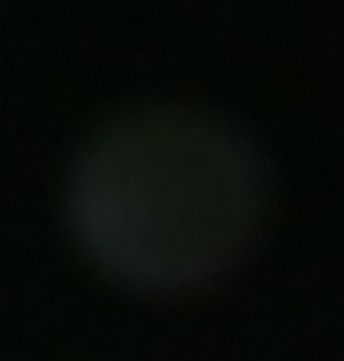
#> input picture Data/First_field_data/cropped/IMG_13028_2024-02-05_10-19-23.jpg, 344 x 361 px, found by its file name; its folder holds only this picture in this run
$ jupyter execute --allow-errors Center_detection.ipynb
#> lines starting #> are read from the running program, lines starting #| are printed output that depends on the picture; after the words box and inside, x2 and y2 are one past the last pixel; in counts of white or black regions, pixels touching at a corner belong together
[cell 1]
import cv2
import numpy as np
import matplotlib.pyplot as plt
import os
import csv

[cell 2]
def thresh_bw_image(img_path:str):
    """
    parameter:
    image(String) = path to image file (png, jpeg)

    return:
    bw_image(cv2.image_array/numpy_image_array)
    """
    image = cv2.imread(img_path, cv2.IMREAD_COLOR)
#> image is the input picture: shape (361, 344, 3); mean B, G, R 6.5, 10.7, 6.4
    img = image.copy()
    # img = cv2.medianBlur(img,5)
    img = cv2.GaussianBlur(img,(5, 5), 0)
    img_gray = cv2.cvtColor(img, cv2.COLOR_BGR2GRAY)
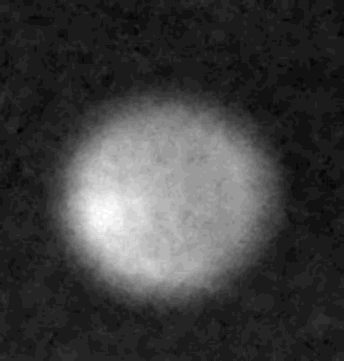
#> img_gray: shape (361, 344); min 2, max 30, mean 9; drawn with min black and max white

    _, bw_image = cv2.threshold(img_gray, int(img_gray.mean()), img_gray.max(), 0)
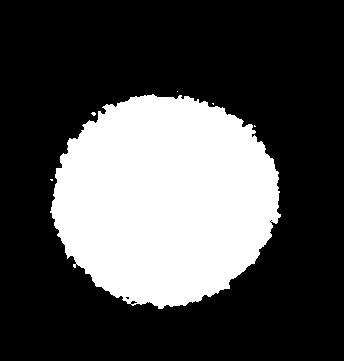
#> bw_image: shape (361, 344); values 0 (black) and 30 (white), 30.1% white; 6 white regions (5 under 20 px)
    return bw_image,img_gray

def save_csv(center_dict:dict,csv_path:str):
    """_summary_

    Parameters
    ----------
    center_dict : dict
        _description_
    imags_path : str
        _description_
    """
    with open(csv_path, 'w', newline='') as f:
        # Create a CSV writer object
        writer = csv.writer(f)
        for row in center_dict.items():
            writer.writerow(row)

[cell 3]
# [4 lines of commented-out code are left out]

[cell 4]
imags_path = "cropped/"
list_imgs_ = os.listdir(imags_path)
list_imgs = sorted(list_imgs_)
n = 77

#> (the rest of this cell did not finish here and is left out)

[cell 5]
list_imgs_= os.listdir(imags_path)
list_imgs = sorted(list_imgs_)
n = -4

#> (the rest of this cell did not finish here and is left out)

#> (a cell that did not finish here is left out)

#> (a cell that did not finish here is left out)

#> (a cell that did not finish here is left out)

[cell 9]
# # Fitting circles using Canny edge detection images as input
img_row = int(len(list_imgs)/5)
# [29 lines of commented-out code are left out]

[cell 10]
#print(img_row)

[cell 11]
# Bounding box using Black&White images as input
img_row = int(len(list_imgs)/5)
img_cols = 5
# Load image
n = 0
center_bb_dect = {}

#> (the rest of this cell did not finish here and is left out)

[cell 12]
# Fitting circles using Black&White images as input
img_row = int(len(list_imgs)/5)+1
img_cols = 5
# Load image
n = 0
center_fix_circle = {}
radius_fix_circle = np.ones((len(list_imgs),1))

f, axarr = plt.subplots(img_row,img_cols,figsize=(20, img_cols*15))

for i, ax in zip(range(len(list_imgs)),axarr.flat):
    bw_img, img_gray = thresh_bw_image(os.path.join(imags_path,list_imgs[n+i]))
    contours,_ = cv2.findContours(bw_img,cv2.RETR_TREE,cv2.CHAIN_APPROX_SIMPLE)
#> contours = 10 contours, 9 with area under 20; largest, box (x1, y1, x2, y2) and area: (50, 94, 281, 309) 37019

    areas = [cv2.contourArea(c) for c in contours]
#> areas = [1.5, 0.5, 8.5, 0.5, 37019, 18.5, 8.5, 2, 2, 0]
    sorted_areas = np.sort(areas)
#> sorted_areas = [0, 0.5, 0.5, 1.5, 2, 2, 8.5, 8.5, 18.5, 37019]
    cnt=contours[areas.index(sorted_areas[-1])] #the biggest contour
#> cnt = contour of 446 points, box (x1, y1, x2, y2) (50, 94, 281, 309), area 37019

    (x,y),radius = cv2.minEnclosingCircle(cnt)
#> x = 165.3; y = 199.2; radius = 116
    center = (int(x),int(y))
#> center = (165, 199)
    # print("Center of Circle: ",center)
    radius = int(radius)
#> radius = 115
    cv2.circle(bw_img,center,radius,(255,255,255),3)
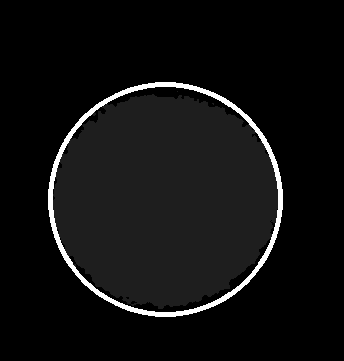
#> bw_img: shape (361, 344); 2.81% of pixels changed, all inside (x1, y1, x2, y2) = (48, 82, 283, 317)
    center_fix_circle[list_imgs[n+i]] = center
    radius_fix_circle[n+i] = radius

    ax.imshow(bw_img,cmap="gray")


    ax.axis("off")
    # axarr[i%img_row,i%img_cols].legend("Radius = {}pix".format(radius))
    ax.set_title("Center: {}, R = {} pix  \n {}" .format(center,radius,list_imgs[n+i].split(".")[0]))

[cell 13]
# save_csv(center_dict_ced,"Canny_edge_center.csv")
save_csv(center_bb_dect,"Bounding_box_center1.csv")
save_csv(center_fix_circle,"Fit_circle_center2.csv")
#> the loop in save_csv (call 2), `for row in center_dict.items():` made 1 pass
#> row on pass 1: ('IMG_13028_2024-02-05_10-19-23.jpg', (165, 199))

[cell 14]
a = list(center_fix_circle.values())
#> a = [(165, 199)]
centers_xy = np.array(a, dtype=object)


plt.plot(centers_xy[:,0]-367,centers_xy[:,1]-333,'.')
plt.show()
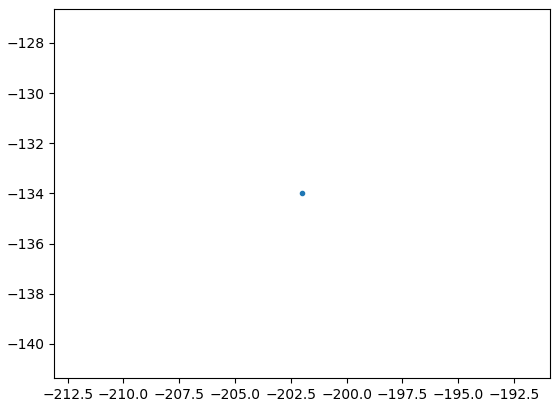
#> figure drawn by matplotlib, 1 panel

[cell 15]
# Time series analysis

a = list(center_fix_circle.values())
centers_xy = np.array(a, dtype=object)
x_center = centers_xy[:,0].reshape(-1,1)
y_center = centers_xy[:,1].reshape(-1,1)

dx = np.ediff1d(x_center).reshape(-1,1)
dy = np.ediff1d(y_center).reshape(-1,1)


center_xy_dxdy = np.concatenate((x_center[1:],y_center[1:],dx,dy),axis=1)

[cell 16]
# Fitting circles using Black&White images as input
img_row = int(len(list_imgs)/5)
img_cols = 5
# Load image
n = 0
center_fix_circle = {}
radius_fix_circle = np.ones((len(list_imgs),1))

#> (the rest of this cell did not finish here and is left out)

[cell 17]
from scipy import stats
mode_val = stats.mode(radius_fix_circle, axis=None)

plt.figure(figsize=(10,8))
plt.plot(radius_fix_circle,'o-r')
plt.title("Radius of image over Epoch. Modal value: {}".format(mode_val[0]))
plt.ylabel("Pixel Values")
plt.xlabel("Epoch")
plt.show()
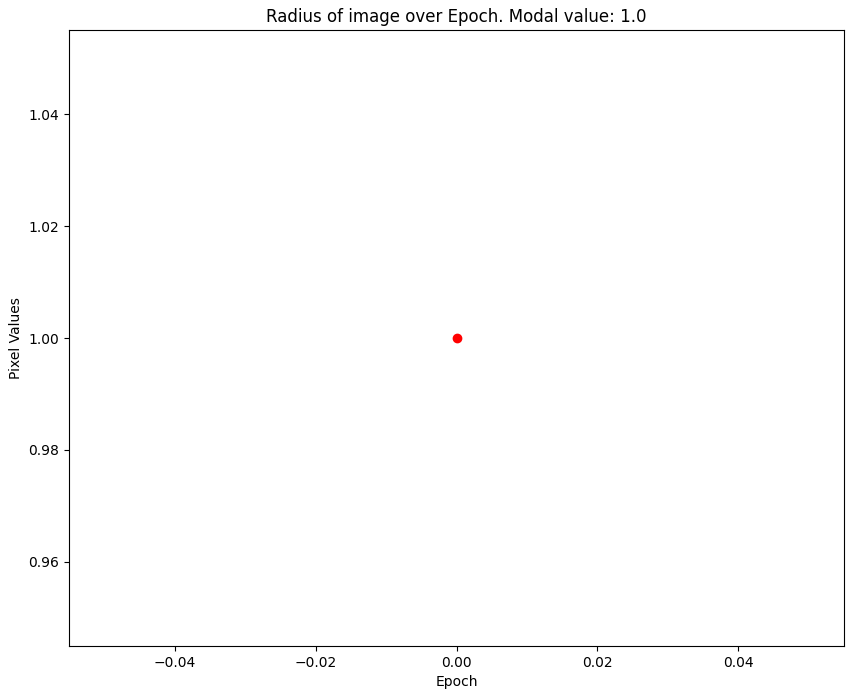
#> figure drawn by matplotlib, 1 panel

[cell 18]
plt.figure(figsize=(10,8))
plt.plot(centers_xy[:,0],'o-b')
plt.title("Circle Center in X-axis over Epoch")
plt.ylabel("Pixel Values")
plt.xlabel("Epoch")
plt.show()
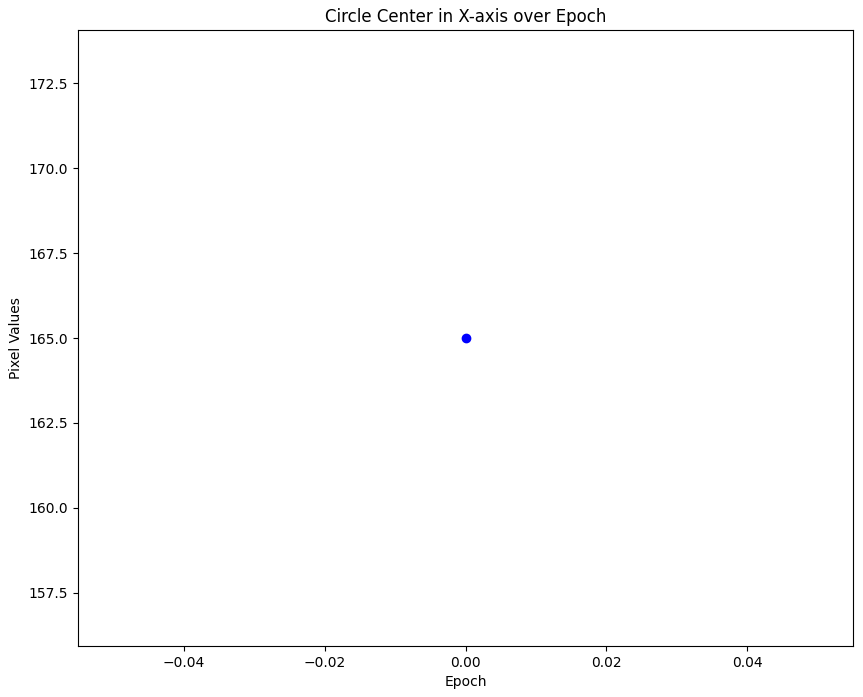
#> figure drawn by matplotlib, 1 panel

[cell 19]
plt.figure(figsize=(10,8))
plt.plot(centers_xy[:,1],'o-b')
plt.title("Circle Center in Y-axis over Epoch")
plt.ylabel("Pixel Values")
plt.xlabel("Epoch")
plt.show()

[cell 20]
# the modal here is the ´most recurring radius value in pixel. With the consistency, it is set is set as the base
# the conversion.
ratio = (99.6799+99.6363)*0.25 / mode_val[0]
ratio

[cell 21]
mode_val[0]

[cell 22]
plt.figure(figsize=(9,6))
plt.plot(centers_xy[:,0]*ratio,'o-b')
plt.title("Circle Center in X-axis over Epoch")
plt.ylabel("Pose in mm")
plt.xlabel("Epoch")
plt.show()
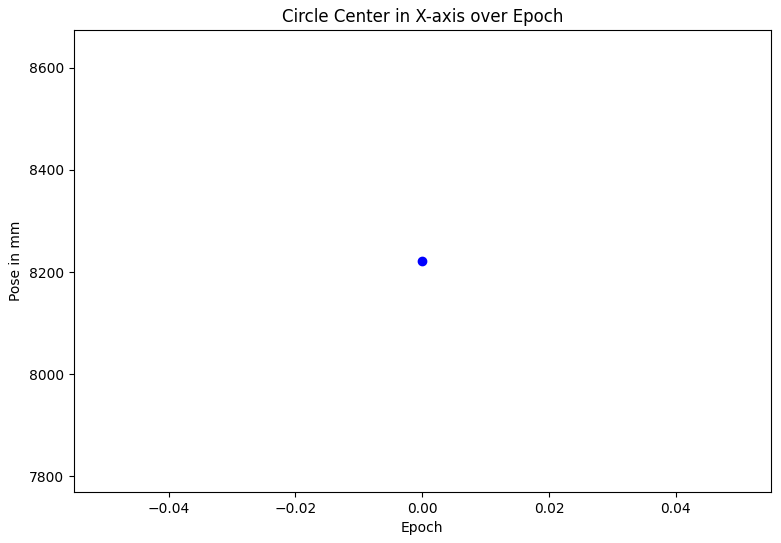
#> figure drawn by matplotlib, 1 panel

[cell 23]
plt.figure(figsize=(9,6))
plt.plot(centers_xy[:,1]*ratio,'o-b')
plt.title("Circle Center in Y-axis over Epoch")
plt.ylabel("Pose in mm")
plt.xlabel("Epoch")
plt.show()
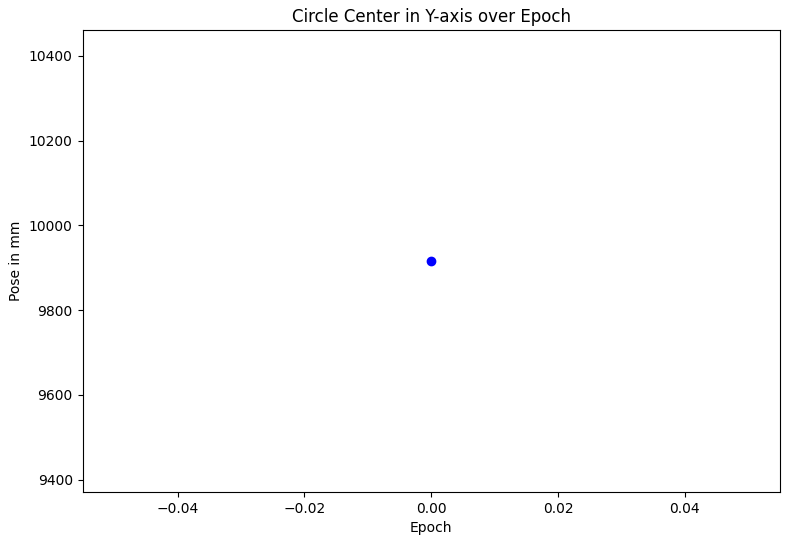
#> figure drawn by matplotlib, 1 panel

[cell 24]
x_center = centers_xy[:,0].reshape(-1,1)
y_center = centers_xy[:,1].reshape(-1,1)
dx = np.ediff1d(x_center).reshape(-1,1)
dy = np.ediff1d(y_center).reshape(-1,1)

[cell 25]
plt.figure(figsize=(9,6))
plt.plot(dx*ratio,'o-b')
plt.title("DX in X-axis over Epoch")
plt.ylabel("Pose in mm")
plt.xlabel("Epoch")
plt.show()

[cell 26]
plt.figure(figsize=(9,6))
plt.plot(dy*ratio,'o-b')
plt.title("DY in Y-axis over Epoch")
plt.ylabel("Pose in mm")
plt.xlabel("Epoch")
plt.show()

$ run again, on Data/First_field_data/cropped/IMG_13033_2024-02-05_10-45-03.jpg
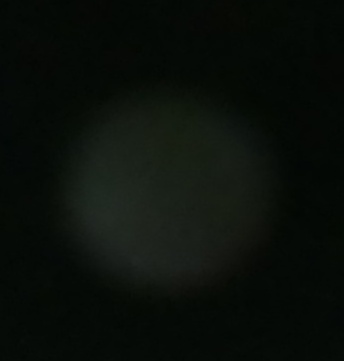
#> input picture Data/First_field_data/cropped/IMG_13033_2024-02-05_10-45-03.jpg, 344 x 361 px, found by its file name
#> in thresh_bw_image, image is the input picture: shape (361, 344, 3); mean B, G, R 10, 15, 10
#> in thresh_bw_image, `_, bw_image = cv2.threshold(img_gray, int(img_gray.mean()), img_gray.m..`:
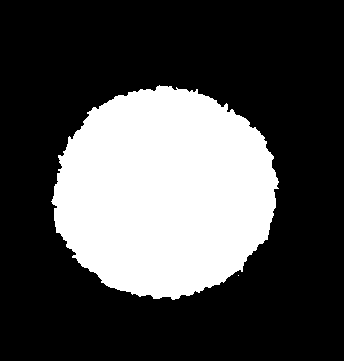
#> bw_image: shape (361, 344); values 0 (black) and 39 (white), 29.7% white; 2 white regions (1 under 20 px)
#> contours = 2 contours, 1 with area under 20; largest, box (x1, y1, x2, y2) and area: (51, 85, 279, 300) 36529
#> areas = [0, 36529]
#> cnt = contour of 432 points, box (x1, y1, x2, y2) (51, 85, 279, 300), area 36529
#> `(x,y),radius = cv2.minEnclosingCircle(cnt)`: x = 164.5; y = 194; radius = 115
#> center = (164, 194)
#> `radius = int(radius)`: radius = 114
#> bw_img: shape (361, 344); 2.9% of pixels changed, all inside (x1, y1, x2, y2) = (48, 78, 281, 311)
#> the loop in save_csv (call 2), `for row in center_dict.items():` made 1 pass
#> row on pass 1: ('IMG_13033_2024-02-05_10-45-03.jpg', (164, 194))
#> a = [(164, 194)]
#> `plt.show()`:
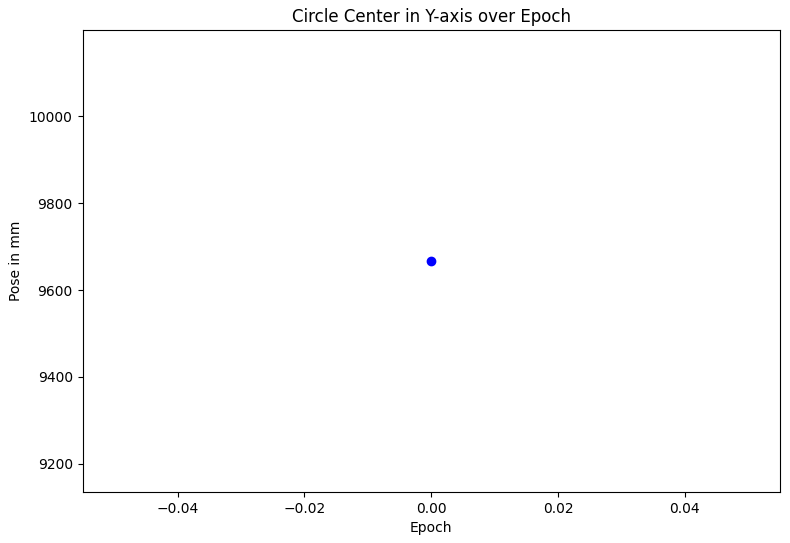
#> figure drawn by matplotlib, 1 panel
